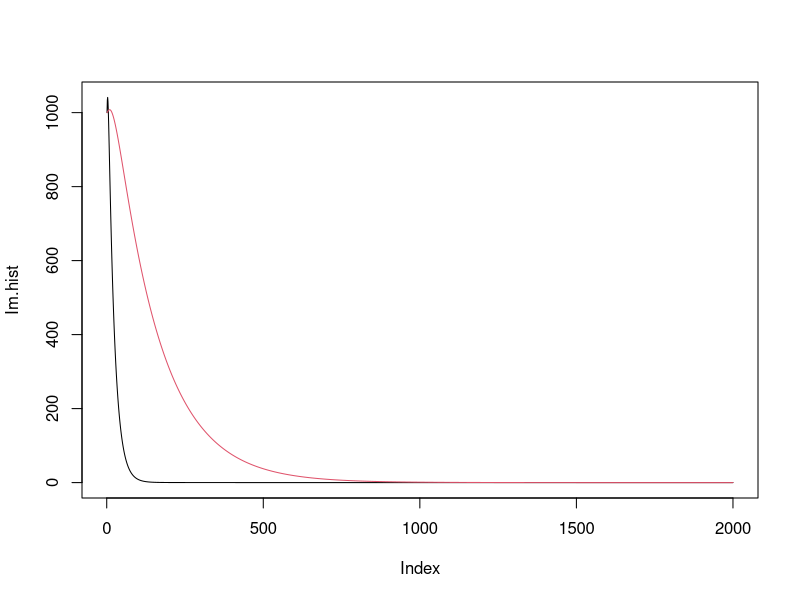

Write the R code that produced this figure.
alpham<-0.000006 #(person-1 day-1)
alphaf<-0.0000009
gammam<-0.05 #(day-1)
gammaf<-0.007
Sm<-14000
Sf<-9000
Im<-1000
If<-1000
Sm.hist<-c()
Sf.hist<-c()
Im.hist<-c()
If.hist<-c()
for (day in 1:2000) {
	Sm.hist[day]<-Sm
	Sf.hist[day]<-Sf
	Im.hist[day]<-Im
    	If.hist[day]<-If
	delta.Sm<-(gammam*Im*-alpham*Sm*If)
	delta.Im<-(alpham*Sm*If-gammam*Im)
    	delta.Sf<-(gammaf*If-alphaf*Sf*Im)
    	delta.If<-(alphaf*Sf*Im-gammaf*If)
	Sm<-Sm+delta.Sm
    	Sf<-Sf+delta.Sf
	Im<-Im+delta.Im
    	If<-If+delta.If
	# Ensure S,I,R > 0
	Sm<-max(Sm,0)
    	Sf<-max(Sf,0)  
	Im<-max(Im,0)
    	If<-max(If,0)
}
plot(Im.hist,type="l")
lines(If.hist,col=2)
